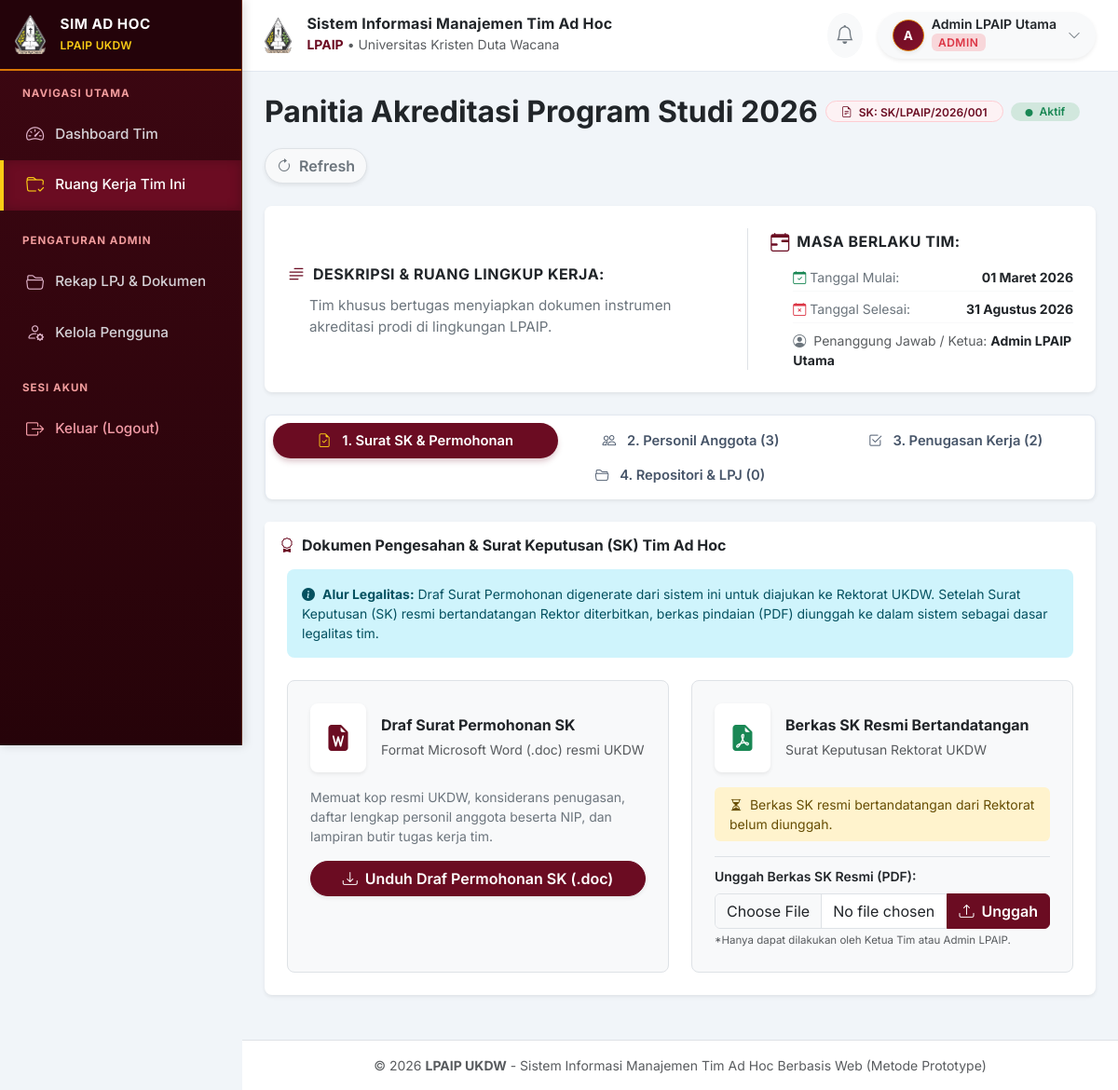
The page /app/pages/tim_detail.php?id=1 (signed in) on the database its author committed.
### tables this page shows
CREATE TABLE `tim_adhoc` (
  `id` INT(11) NOT NULL AUTO_INCREMENT,
  `nomor_sk` VARCHAR(100) NOT NULL,
  `nama_tim` VARCHAR(150) NOT NULL,
  `deskripsi` TEXT DEFAULT NULL,
  `tanggal_mulai` DATE NOT NULL,
  `tanggal_selesai` DATE NOT NULL,
  `status` ENUM('Perencanaan', 'Aktif', 'Selesai', 'Diperpanjang') NOT NULL DEFAULT 'Aktif',
  `created_by` INT(11) NOT NULL,
  `created_at` DATETIME DEFAULT CURRENT_TIMESTAMP,
  PRIMARY KEY (`id`),
  FOREIGN KEY (`created_by`) REFERENCES `users` (`id`) ON DELETE CASCADE
);

CREATE TABLE `users` (
  `id` INT(11) NOT NULL AUTO_INCREMENT,
  `nip_nim` VARCHAR(50) NOT NULL,
  `nama` VARCHAR(100) NOT NULL,
  `email` VARCHAR(100) NOT NULL UNIQUE,
  `password` VARCHAR(255) NOT NULL,
  `status` TINYINT(1) NOT NULL DEFAULT 1 COMMENT '1 = Aktif, 0 = Pending Approval Admin',
  `role` ENUM('admin', 'ketua', 'anggota') NOT NULL DEFAULT 'anggota',
  `jabatan_struktural` VARCHAR(100) DEFAULT 'Staf/Dosen LPAIP',
  `created_at` DATETIME DEFAULT CURRENT_TIMESTAMP,
  PRIMARY KEY (`id`)
);

### app/config/database.php (called while the page is built, shortened)
<?php
function tgl_indo($tanggal) {
    $bulan = [
        1 => 'Januari', 'Februari', 'Maret', 'April', 'Mei', 'Juni',
        'Juli', 'Agustus', 'September', 'Oktober', 'November', 'Desember'
    ];
    $split = explode('-', $tanggal);
    return $split[2] . ' ' . $bulan[(int)$split[1]] . ' ' . $split[0];
}
?>

### app/pages/tim_detail.php (the view, shortened to what this page needs)
<?php
require_once '../config/database.php';
$tim_id = intval($_GET['id'] ?? 0);
$role = $_SESSION['role'];
$user_id = $_SESSION['user_id'];
$active_tab = $_GET['tab'] ?? 'sk';
$stmt_tim = $pdo->prepare("SELECT t.*, u.nama as pembuat FROM tim_adhoc t JOIN users u ON t.created_by = u.id WHERE t.id = ?");
$stmt_tim->execute([$tim_id]);
$tim = $stmt_tim->fetch();
$is_admin = ($role === 'admin');
$stmt_my_role = $pdo->prepare("SELECT peran_tim FROM anggota_tim WHERE tim_id = ? AND user_id = ?");
$stmt_my_role->execute([$tim_id, $user_id]);
$my_team_record = $stmt_my_role->fetch();
$is_ketua_tim = $is_admin || ($my_team_record && $my_team_record['peran_tim'] === 'Ketua');
$can_manage_team = $is_admin || $is_ketua_tim;
$stmt_members = $pdo->prepare("SELECT a.*, u.nama, u.nip_nim, u.email, u.jabatan_struktural FROM anggota_tim a JOIN users u ON a.user_id = u.id WHERE a.tim_id = ? ORDER BY FIELD(a.peran_tim, 'Ketua', 'Anggota'), u.nama ASC");
$stmt_members->execute([$tim_id]);
$members = $stmt_members->fetchAll();
$stmt_tasks = $pdo->prepare("SELECT tg.*, u.nama as pic FROM tugas tg JOIN users u ON tg.assigned_to = u.id WHERE tg.tim_id = ? ORDER BY tg.deadline ASC");
$stmt_tasks->execute([$tim_id]);
$tasks = $stmt_tasks->fetchAll();
$total_tugas = count($tasks);
$stmt_docs = $pdo->prepare("SELECT d.*, u.nama as uploader FROM dokumen d JOIN users u ON d.uploader_id = u.id WHERE d.tim_id = ? ORDER BY d.uploaded_at DESC");
$stmt_docs->execute([$tim_id]);
$all_docs = $stmt_docs->fetchAll();
$docs_lpj = array_filter($all_docs, fn($d) => $d['jenis_dokumen'] === 'LPJ');
$docs_pendukung = [];
usort($docs_pendukung, function($a, $b) {
    return strtotime($b['uploaded_at']) - strtotime($a['uploaded_at']);
});
$total_semua_dokumen = count($docs_lpj) + count($docs_pendukung);
include '../includes/header.php';
include '../includes/sidebar.php';
?>
<div class="main-content">
    <?php include '../includes/navbar.php'; ?>
    <div class="p-4 container-fluid">
        <div class="mb-4">
            <div class="d-flex flex-wrap justify-content-between align-items-center gap-3">
                <div>
                    <div class="d-flex align-items-center gap-2 flex-wrap mb-1">
                        <h3 class="fw-bold text-dark mb-0 fs-2"><?= htmlspecialchars($tim['nama_tim']) ?></h3>
                        <span class="badge bg-primary-subtle text-primary border border-primary-subtle px-3 py-1.5 rounded-pill fs-7 fw-semibold">
                            <i class="bi bi-file-earmark-text me-1"></i> SK: <?= htmlspecialchars($tim['nomor_sk']) ?>
                        </span>
                        <span class="badge bg-<?= $tim['status'] == 'Aktif' ? 'success' : ($tim['status'] == 'Selesai' ? 'primary' : 'warning') ?>-subtle text-<?= $tim['status'] == 'Aktif' ? 'success' : ($tim['status'] == 'Selesai' ? 'primary' : 'warning') ?> px-3 py-1.5 rounded-pill fs-7 fw-semibold">
                            <i class="bi <?= $tim['status'] == 'Selesai' ? 'bi-check2-circle' : 'bi-circle-fill' ?> me-1" style="<?= $tim['status'] == 'Selesai' ? '' : 'font-size: 0.5rem;' ?>"></i> <?= $tim['status'] ?>
                        </span>
                    </div>
                </div>
                <div class="d-flex gap-2">
                    <a href="tim_detail.php?id=<?= $tim['id'] ?>" class="btn btn-light rounded-pill px-3.5 shadow-sm border fw-semibold text-secondary" title="Segarkan Halaman">
                        <i class="bi bi-arrow-clockwise me-1"></i> Refresh
                    </a>
                </div>
            </div>
        </div>
        <div class="card mb-4 border-0 shadow-sm rounded-3">
            <div class="card-body p-4">
                <div class="row g-4 align-items-center">
                    <div class="col-md-7">
                        <div class="d-flex align-items-center gap-2 mb-2">
                            <i class="bi bi-text-paragraph text-primary fs-5"></i>
                            <h6 class="fw-bold text-dark text-uppercase fs-7 mb-0" style="letter-spacing: 0.5px;">Deskripsi & Ruang Lingkup Kerja:</h6>
                        </div>
                        <p class="text-secondary mb-0 ps-4 lh-base" style="font-size: 0.95rem;"><?= nl2br(htmlspecialchars($tim['deskripsi'] ?? 'Belum ada rincian ruang lingkup kerja.')) ?></p>
                    </div>
                    <div class="col-md-5 border-start ps-md-4">
                        <div class="d-flex align-items-center gap-2 mb-2">
                            <i class="bi bi-calendar-range text-primary fs-5"></i>
                            <h6 class="fw-bold text-dark text-uppercase fs-7 mb-0" style="letter-spacing: 0.5px;">Masa Berlaku Tim:</h6>
                        </div>
                        <div class="ps-4">
                            <div class="d-flex align-items-center justify-content-between mb-1 py-1 border-bottom border-light">
                                <span class="small text-secondary"><i class="bi bi-calendar-check text-success me-1.5"></i> Tanggal Mulai:</span>
                                <span class="fw-bold text-dark small"><?= tgl_indo($tim['tanggal_mulai']) ?></span>
                            </div>
                            <div class="d-flex align-items-center justify-content-between mb-2 py-1 border-bottom border-light">
                                <span class="small text-secondary"><i class="bi bi-calendar-x text-danger me-1.5"></i> Tanggal Selesai:</span>
                                <span class="fw-bold text-dark small"><?= tgl_indo($tim['tanggal_selesai']) ?></span>
                            </div>
                            <div class="small text-muted mt-2">
                                <i class="bi bi-person-circle me-1 text-secondary"></i> Penanggung Jawab / Ketua: <strong class="text-dark"><?= htmlspecialchars($tim['pembuat']) ?></strong>
                            </div>
                        </div>
                    </div>
                </div>
            </div>
        </div>
        <ul class="nav nav-tabs nav-fill mb-4 border-bottom-0 rounded-3 shadow-sm p-2" id="timTab" role="tablist">
            <li class="nav-item" role="presentation">
                <button class="nav-link <?= $active_tab === 'sk' ? 'active' : '' ?> fw-semibold rounded-pill py-2.5" id="sk-tab" data-bs-toggle="tab" data-bs-target="#sk" type="button" role="tab">
                    <i class="bi bi-file-earmark-check me-2"></i> 1. Surat SK & Permohonan
                </button>
            </li>
            <li class="nav-item" role="presentation">
                <button class="nav-link <?= $active_tab === 'members' ? 'active' : '' ?> fw-semibold rounded-pill py-2.5" id="members-tab" data-bs-toggle="tab" data-bs-target="#members" type="button" role="tab">
                    <i class="bi bi-people me-2"></i> 2. Personil Anggota (<?= count($members) ?>)
                </button>
            </li>
            <li class="nav-item" role="presentation">
                <button class="nav-link <?= $active_tab === 'tasks' ? 'active' : '' ?> fw-semibold rounded-pill py-2.5" id="tasks-tab" data-bs-toggle="tab" data-bs-target="#tasks" type="button" role="tab">
                    <i class="bi bi-check2-square me-2"></i> 3. Penugasan Kerja (<?= $total_tugas ?>)
                </button>
            </li>
            <li class="nav-item" role="presentation">
                <button class="nav-link <?= $active_tab === 'docs' ? 'active' : '' ?> fw-semibold rounded-pill py-2.5" id="docs-tab" data-bs-toggle="tab" data-bs-target="#docs" type="button" role="tab">
                    <i class="bi bi-folder2-open me-2"></i> 4. Repositori & LPJ (<?= $total_semua_dokumen ?>)
                </button>
            </li>
        </ul>
        <div class="tab-content" id="timTabContent">
            <div class="tab-pane fade <?= $active_tab === 'sk' ? 'show active' : '' ?>" id="sk" role="tabpanel">
                <div class="card border-0 shadow-sm rounded-3 mb-4">
                    <div class="card-header bg-white py-3 border-bottom-0">
                        <h6 class="fw-bold mb-0 text-dark fs-6"><i class="bi bi-award text-primary me-2"></i>Dokumen Pengesahan & Surat Keputusan (SK) Tim Ad Hoc</h6>
                    </div>
                    <div class="card-body p-4 pt-0">
                        <div class="alert alert-info py-2.5 px-3 small border-0 bg-info-subtle text-info-emphasis rounded-3 mb-4">
                            <i class="bi bi-info-circle-fill me-1"></i> <strong>Alur Legalitas:</strong> Draf Surat Permohonan digenerate dari sistem ini untuk diajukan ke Rektorat UKDW. Setelah Surat Keputusan (SK) resmi bertandatangan Rektor diterbitkan, berkas pindaian (PDF) diunggah ke dalam sistem sebagai dasar legalitas tim.
                        </div>
                        <div class="row g-4">
                            <div class="col-md-6">
                                <div class="border rounded-3 p-4 h-100 bg-light">
                                    <div class="d-flex align-items-center gap-3 mb-3">
                                        <div class="rounded-3 p-3 bg-white shadow-sm text-primary fs-3">
                                            <i class="bi bi-file-earmark-word-fill"></i>
                                        </div>
                                        <div>
                                            <h6 class="fw-bold text-dark mb-1">Draf Surat Permohonan SK</h6>
                                            <small class="text-muted">Format Microsoft Word (.doc) resmi UKDW</small>
                                        </div>
                                    </div>
                                    <p class="text-secondary small mb-3">
                                        Memuat kop resmi UKDW, konsiderans penugasan, daftar lengkap personil anggota beserta NIP, dan lampiran butir tugas kerja tim.
                                    </p>
                                    <a href="download_sk.php?id=<?= $tim_id ?>" class="btn btn-primary rounded-pill px-4 fw-semibold shadow-sm w-100">
                                        <i class="bi bi-download me-1"></i> Unduh Draf Permohonan SK (.doc)
                                    </a>
                                </div>
                            </div>
                            <div class="col-md-6">
                                <div class="border rounded-3 p-4 h-100 bg-light">
                                    <div class="d-flex align-items-center gap-3 mb-3">
                                        <div class="rounded-3 p-3 bg-white shadow-sm text-success fs-3">
                                            <i class="bi bi-file-earmark-pdf-fill"></i>
                                        </div>
                                        <div>
                                            <h6 class="fw-bold text-dark mb-1">Berkas SK Resmi Bertandatangan</h6>
                                            <small class="text-muted">Surat Keputusan Rektorat UKDW</small>
                                        </div>
                                    </div>
                                    <?php if (!empty($tim['file_sk'])): ?>
                                        <div class="alert alert-success py-2 px-3 small border-0 bg-success-subtle text-success-emphasis mb-3">
                                            <i class="bi bi-check-circle-fill me-1"></i> Berkas SK Resmi telah diunggah dan tersimpan di sistem.
                                        </div>
                                        <a href="../uploads/sk/<?= htmlspecialchars($tim['file_sk']) ?>" target="_blank" download class="btn btn-success rounded-pill px-4 fw-semibold shadow-sm w-100 mb-3">
                                            <i class="bi bi-file-earmark-pdf me-1"></i> Unduh / Buka SK Resmi Rektorat (PDF)
                                        </a>
                                    <?php else: ?>
                                        <div class="alert alert-warning py-2 px-3 small border-0 bg-warning-subtle text-warning-emphasis mb-3">
                                            <i class="bi bi-hourglass-split me-1"></i> Berkas SK resmi bertandatangan dari Rektorat belum diunggah.
                                        </div>
                                    <?php endif; ?>
                                    <?php if ($can_manage_team): ?>
                                        <form method="POST" enctype="multipart/form-data" class="pt-2 border-top">
                                            <label class="form-label small fw-semibold text-dark">
                                                <?= !empty($tim['file_sk']) ? 'Perbarui Berkas SK Resmi:' : 'Unggah Berkas SK Resmi (PDF):' ?>
                                            </label>
                                            <div class="input-group">
                                                <input type="file" name="file_sk" class="form-control" accept=".pdf,.doc,.docx" required>
                                                <button type="submit" name="upload_sk_resmi" class="btn btn-primary fw-semibold">
                                                    <i class="bi bi-upload me-1"></i> Unggah
                                                </button>
                                            </div>
                                            <small class="text-muted d-block mt-1" style="font-size: 0.72rem;">*Hanya dapat dilakukan oleh Ketua Tim atau Admin LPAIP.</small>
                                        </form>
                                    <?php endif; ?>
                                </div>
                            </div>
                        </div>
                    </div>
                </div>
            </div>
        </div>
    </div>
    <?php include '../includes/footer.php'; ?>

### app/assets/css/style.css (style rules this page uses)
:root { --primary-color: #6b0c22; --primary-hover: #83102b; --secondary-bg: #f8fafc; --sidebar-width: 260px; --ukdw-maroon: #6b0c22; --ukdw-maroon-hover: #83102b; --ukdw-gold: #d97706; --ukdw-gold-hover: #b45309; }
body { font-family: 'Inter', sans-serif; background-color: #f1f5f9; color: #334155; }
.btn-primary { background-color: #6b0c22 !important; border-color: #6b0c22 !important; color: #ffffff !important; }
.text-primary { color: #6b0c22 !important; }
.bg-primary-subtle { background-color: #fdf2f4 !important; color: #6b0c22 !important; }
.border-primary-subtle { border-color: #fecdd3 !important; }
.badge.bg-primary-subtle { background-color: #fdf2f4 !important; color: #6b0c22 !important; border: 1px solid #fecdd3 !important; }
.main-content { margin-left: var(--sidebar-width); min-height: 100vh; display: flex; flex-direction: column; }
.card { border: none; border-radius: 12px; box-shadow: 0 1px 3px rgba(0,0,0,0.05), 0 1px 2px rgba(0,0,0,0.1); }

### app/assets/css/tim_detail.css (style rules this page uses)
#timTab { background: #ffffff; border: 1px solid #e2e8f0; }
#timTab .nav-link { color: #475569; font-size: 0.92rem; transition: all 0.2s ease-in-out; border: none; }
#timTab .nav-link.active { background-color: #6b0c22 !important; color: #ffffff !important; box-shadow: 0 4px 6px -1px rgba(107, 12, 34, 0.25); }
#timTab .nav-link.active i { color: #facc15 !important; }

### rows shown on the page
tim_adhoc: nama_tim "Panitia Akreditasi Program Studi 2026", nomor_sk "SK/LPAIP/2026/001", status "Aktif", deskripsi "Tim khusus bertugas menyiapkan dokumen instrumen akreditasi prodi di lingkungan LPAIP.", tanggal_mulai "01 Maret 2026", tanggal_selesai "31 Agustus 2026", created_by.nama "Admin LPAIP Utama"

### other values the page prints
substr($user_name, 0, 1) "A"
$user_name "Admin LPAIP Utama"
count($members) "3"
$total_tugas "2"
$total_semua_dokumen "0"
